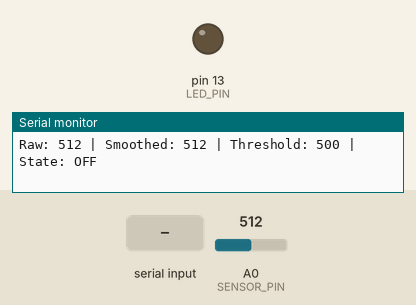
This sketch was run on a simulated Arduino Uno, built with avr-gcc and run on an emulated ATmega328P. Parts: output pins drawn as LEDs (lit = HIGH), the last lines printed to the serial monitor. The test bench sets the inputs (shaded band); at power-on: A0 (SENSOR_PIN) = 512.

Above: at 2.3 s.
2.4 s: A0 (SENSOR_PIN) set to 533
5.4 s: A0 (SENSOR_PIN) set to 561
At 6.8 s:
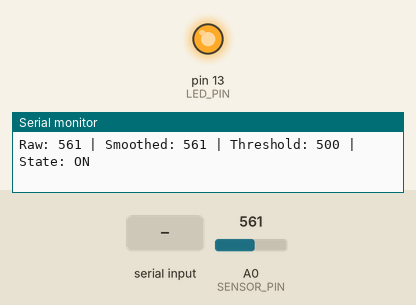
7.3 s: "t90\n" received over Serial
10.3 s: "c90\n" received over Serial
11.9 s: "t,45\n" received over Serial
Timing chart, 0 to 15.9 s (numbered marks = the images above; inputs shaded):
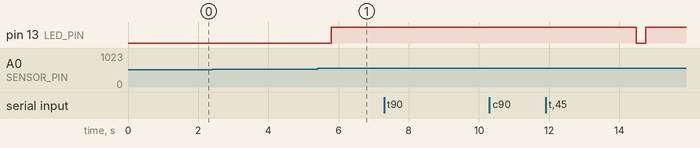

The sketch:

MyowareSignal.ino
```cpp
/*
 * Myoware Muscle Sensor - Simple ON/OFF Threshold Detector
 * For prosthetic limb gesture control
 *
 * WIRING:
 * Connect AUX cord to myoware
 * Connect other end of AUX to the TRS breakout
 * TRS breakout wiring on breadboard to Arduino: SLEEVE -> GND, RING1 -> 5V, TIP -> A0 (Or analog input pin used)
 *
 * COMMANDS:
 * Enter "c" in the terminal to calibrate muscle signal
 * Enter "t" in terminal to set a new threshold (0-999)
 */

// Pin definitions
const int SENSOR_PIN = A0;       // Myoware signal output pin
const int LED_PIN = 13;          // Built-in LED for visual feedback

// Threshold settings
int threshold = 500;             // Adjust this value (0-1023)
const int HYSTERESIS = 50;       // Prevents flickering at threshold boundary

// Debouncing settings
const unsigned long DEBOUNCE_TIME = 50;  // milliseconds
unsigned long lastChangeTime = 0;

// State variables
bool muscleActive = false;
bool lastState = false;

// Smoothing variables
const int NUM_READINGS = 10;     // Number of readings to average
int readings[NUM_READINGS];      // Array to store readings
int readIndex = 0;               // Current position in array
int total = 0;                   // Running total
int average = 0;                 // Averaged value

void setup() {
  Serial.begin(9600);
  pinMode(LED_PIN, OUTPUT);

  // Initialize smoothing array
  for (int i = 0; i < NUM_READINGS; i++) {
    readings[i] = 0;
  }

  Serial.println("Myoware Muscle Sensor - Threshold Detector");
  Serial.println("=========================================");
  Serial.println("Commands:");
  Serial.println("  't###' - Set threshold (e.g., t400)");
  Serial.println("  'c' - Calibrate (find resting baseline)");
  Serial.println("=========================================");
  Serial.println();

  delay(1000);
  Serial.println("Ready! Flex your muscle to test.");
  Serial.println();
}

void loop() {
  // Read and smooth the sensor value
  int rawValue = analogRead(SENSOR_PIN);

  // Subtract oldest reading and add new one
  total = total - readings[readIndex];
  readings[readIndex] = rawValue;
  total = total + readings[readIndex];
  readIndex = (readIndex + 1) % NUM_READINGS;

  // Calculate average
  average = total / NUM_READINGS;

  // Apply hysteresis to prevent flickering
  if (!muscleActive && average > threshold + HYSTERESIS) {
    // Check debounce time
    if (millis() - lastChangeTime > DEBOUNCE_TIME) {
      muscleActive = true;
      lastChangeTime = millis();
    }
  }
  else if (muscleActive && average < threshold - HYSTERESIS) {
    // Check debounce time
    if (millis() - lastChangeTime > DEBOUNCE_TIME) {
      muscleActive = false;
      lastChangeTime = millis();
    }
  }

  // Output state change
  if (muscleActive != lastState) {
    lastState = muscleActive;

    if (muscleActive) {
      Serial.println(">>> MUSCLE ON <<<");
      digitalWrite(LED_PIN, HIGH);
    } else {
      Serial.println(">>> MUSCLE OFF <<<");
      digitalWrite(LED_PIN, LOW);
    }
  }

  // Continuous output for monitoring
  Serial.print("Raw: ");
  Serial.print(rawValue);
  Serial.print(" | Smoothed: ");
  Serial.print(average);
  Serial.print(" | Threshold: ");
  Serial.print(threshold);
  Serial.print(" | State: ");
  Serial.println(muscleActive ? "ON" : "OFF");

  // Check for serial commands
  if (Serial.available() > 0) {
    char command = Serial.read();

    // Set threshold command
    if (command == 't') {
      int newThreshold = Serial.parseInt();
      if (newThreshold >= 0 && newThreshold <= 1023) {
        threshold = newThreshold;
        Serial.print("Threshold set to: ");
        Serial.println(threshold);
      }
    }

    // Calibration command
    if (command == 'c') {
      calibrate();
    }
  }

  delay(50);  // Adjust for desired update rate
}

// Calibration function to find resting baseline
void calibrate() {
  Serial.println("\n--- CALIBRATION MODE ---");
  Serial.println("Relax your muscle for 3 seconds...");
  delay(1000);

  long sum = 0;
  int samples = 60;  // 3 seconds at 50ms delay

  for (int i = 0; i < samples; i++) {
    sum += analogRead(SENSOR_PIN);
    delay(50);
  }

  int baseline = sum / samples;
  threshold = baseline + 100;  // Set threshold above baseline

  Serial.print("Baseline: ");
  Serial.print(baseline);
  Serial.print(" | New threshold: ");
  Serial.println(threshold);
  Serial.println("--- CALIBRATION COMPLETE ---\n");
}
```

Measured:
- the behaviour switches between 550 and 551 on A0 (SENSOR_PIN) (found by bisection; images 0 and 1)
- after the input at 5.4 s, pin 13 (LED_PIN): LOW → HIGH after 0.39 s
